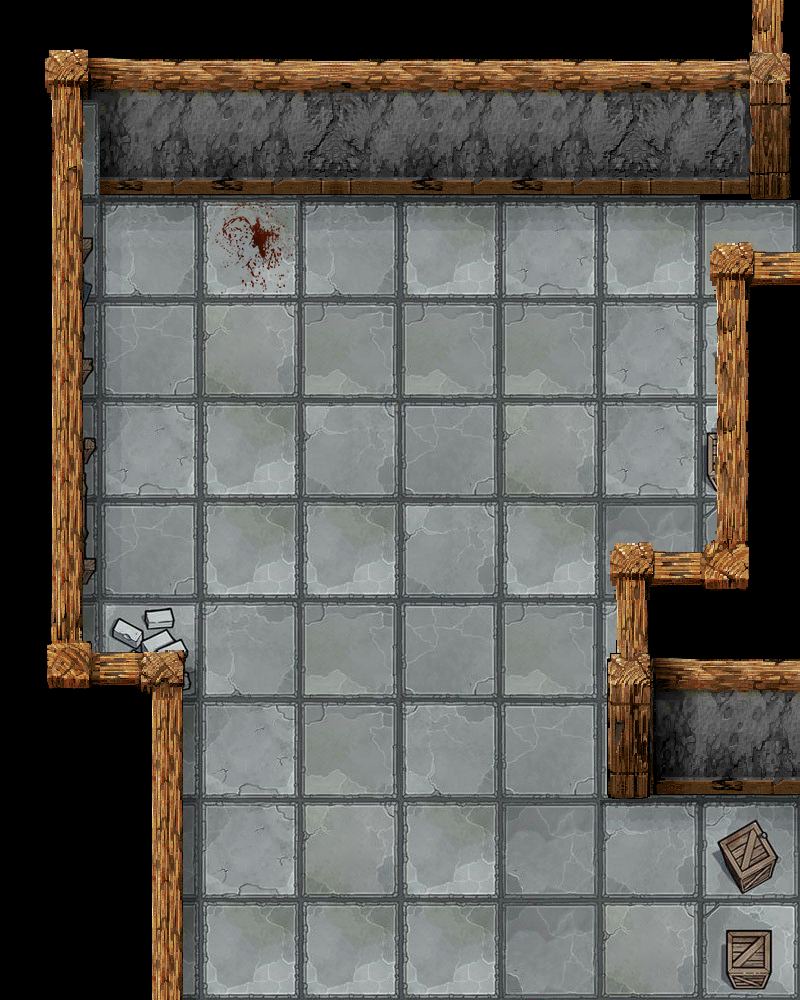

The image is a tile-based game level rendered from a .tmx file. Its description and complete source (layers, tilesets, objects, tile grids) follow:
An orthogonal 8x10 tile map with 100x100 px tiles, 5 tile layers (floor, block, walls-lower, shadows, ...), 3 tilesets and 13 objects (5x adventurerStart, 3x enemySpawn, 2x lootCache, exit).

<map version="1.5" tiledversion="1.7.2" orientation="orthogonal" renderorder="right-down" compressionlevel="0" width="8" height="10" tilewidth="100" tileheight="100" infinite="0" backgroundcolor="#000000" nextlayerid="13" nextobjectid="21">
 <editorsettings>
  <export target="ork-dungeon-level1.json" format="json" />
 </editorsettings>
 <properties>
  <property name="scene" value="level2" />
 </properties>
 <tileset firstgid="1" source="tilesets/ork-dungeon.tsx" />
 <tileset firstgid="121" source="tilesets/tavern.tsx" />
 <tileset firstgid="221" source="tilesets/interior-walls.tsx" />
 <layer id="2" name="floor" width="8" height="10">
  <data encoding="csv">
5,2,3,4,4,8,4,0,
2,2,3,4,105,105,103,0,
105,4,8,4,83,5,83,3,
2,105,6,3,3,3,5,6,
83,5,83,103,105,6,5,105,
4,105,3,2,103,2,7,6,
2,102,4,3,105,3,4,7,
0,2,5,3,4,105,3,83,
0,7,5,6,2,7,103,4,
0,2,2,2,2,7,6,3
</data>
 </layer>
 <layer id="1" name="block" width="8" height="10">
  <properties>
   <property name="blocksMovement" type="bool" value="true" />
  </properties>
  <data encoding="csv">
0,0,0,0,0,0,0,0,
0,0,0,0,0,0,0,0,
14,0,0,0,0,0,0,0,
24,0,0,0,0,0,0,51,
15,0,0,0,0,0,0,53,
25,0,2,0,0,0,0,52,
0,0,0,0,0,0,0,49,
0,0,0,0,0,0,0,53,
0,0,0,0,0,0,0,51,
0,0,0,0,0,0,0,52
</data>
 </layer>
 <layer id="9" name="walls-lower" width="8" height="10">
  <properties>
   <property name="blocksMovement" type="bool" value="true" />
  </properties>
  <data encoding="csv">
221,222,223,224,223,223,224,286,
245,234,235,236,235,235,236,298,
257,0,0,0,0,0,0,0,
257,0,0,0,0,0,0,261,
257,0,0,0,0,0,0,261,
257,0,0,0,0,0,0,273,
269,0,0,0,0,0,285,223,
0,257,0,0,0,0,297,235,
0,257,0,0,0,0,0,0,
0,257,0,0,0,0,0,0
</data>
 </layer>
 <layer id="12" name="shadows" width="8" height="10">
  <data encoding="csv">
0,0,0,0,0,0,0,0,
0,0,0,0,0,0,0,0,
0,246,0,247,247,247,247,247,
0,258,0,0,0,0,0,0,
0,258,0,0,0,0,0,0,
0,258,0,0,0,0,0,0,
0,264,0,0,0,0,0,0,
0,0,0,0,0,0,0,0,
0,0,0,0,0,0,247,247,
0,0,0,0,0,0,0,0
</data>
 </layer>
 <objectgroup id="10" name="doodads">
  <object id="19" gid="63" x="100" y="241" width="100" height="100" />
  <object id="20" gid="64" x="200" y="241" width="100" height="100" />
 </objectgroup>
 <objectgroup id="7" name="actors">
  <object id="4" type="exit" x="700" y="200" width="100" height="100">
   <properties>
    <property name="loadScene" value="dungeon.hallway" />
   </properties>
  </object>
  <object id="5" name="start1" type="adventurerStart" x="300" y="900" width="100" height="100" />
  <object id="6" name="start2" type="adventurerStart" x="200" y="900" width="100" height="100" />
  <object id="7" name="start5" type="adventurerStart" x="600" y="900" width="100" height="100" />
  <object id="8" name="start4" type="adventurerStart" x="500" y="900" width="100" height="100" />
  <object id="9" name="start3" type="adventurerStart" x="400" y="900" width="100" height="100" />
  <object id="10" name="chest" type="lootCache" gid="33" x="200" y="600" width="100" height="100">
   <properties>
    <property name="interactive" type="bool" value="true" />
    <property name="title" value="encounter-dungeon-caches-chest" />
   </properties>
  </object>
  <object id="15" name="altar" type="lootCache" gid="201" x="400" y="600" width="100" height="100">
   <properties>
    <property name="interactive" type="bool" value="true" />
   </properties>
  </object>
  <object id="16" name="enemy3" type="enemySpawn" x="500" y="200" width="100" height="100">
   <properties>
    <property name="level" type="int" value="3" />
    <property name="name" value="troll-developer" />
   </properties>
  </object>
  <object id="17" name="enemy1" type="enemySpawn" x="300" y="200" width="100" height="100">
   <properties>
    <property name="level" type="int" value="4" />
    <property name="name" value="orc-accountant" />
   </properties>
  </object>
  <object id="18" name="enemy2" type="enemySpawn" x="400" y="200" width="100" height="100">
   <properties>
    <property name="level" type="int" value="2" />
    <property name="name" value="troll-manager" />
   </properties>
  </object>
 </objectgroup>
 <layer id="11" name="walls-upper" width="8" height="10">
  <data encoding="csv">
0,0,0,0,0,0,0,0,
0,0,0,0,0,0,0,0,
0,0,0,0,0,0,0,309,
0,0,0,0,0,0,0,0,
0,0,0,0,0,0,0,0,
0,0,0,0,0,0,309,0,
0,305,0,0,0,0,0,0,
0,0,0,0,0,0,0,0,
0,0,0,0,0,0,0,0,
0,0,0,0,0,0,0,0
</data>
 </layer>
</map>
